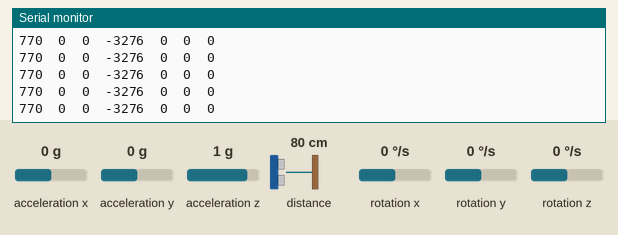
The sketch below on a simulated Arduino Uno, built with avr-gcc and run on an emulated ATmega328P. On the bench: the last lines printed to the serial monitor. The test bench sets the inputs (shaded band); at power-on: acceleration x 0 g, acceleration z 1 g, acceleration y 0 g, distance to the obstacle 80 cm, rotation x 0 °/s, rotation y 0 °/s, rotation z 0 °/s.

Above: at 2.2 s.
2.3 s: acceleration x set to -0.8 g
At 2.35 s:
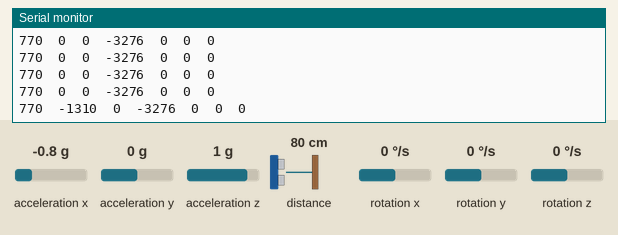
5.3 s: acceleration z set to -0.8 g
At 5.36 s:
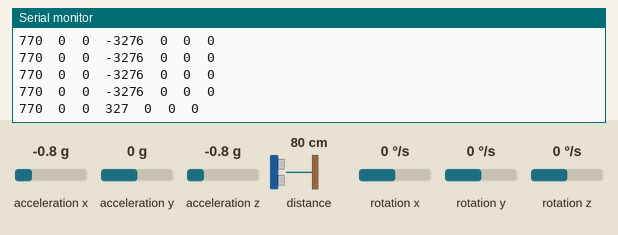
8.3 s: acceleration y set to -0.8 g
At 8.32 s:
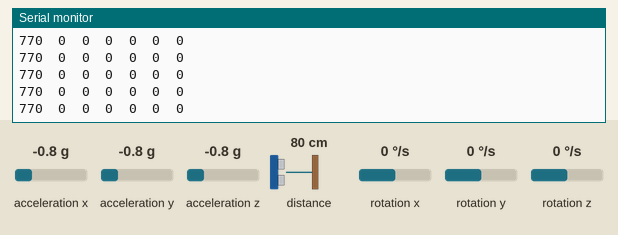
11.3 s: distance to the obstacle set to 2 cm
At 11.36 s:
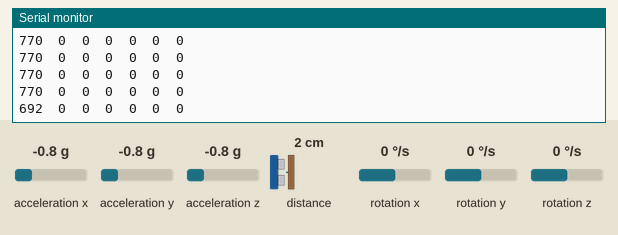
12.8 s: rotation x set to -192 °/s
At 12.82 s:
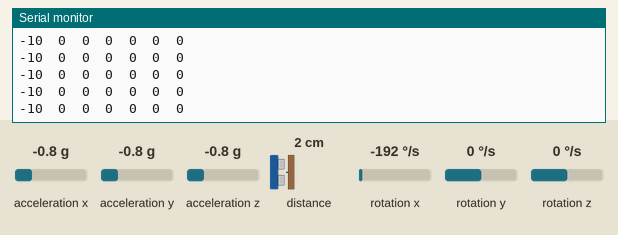
Timing chart, 0 to 15.3 s (numbered marks = the images above; inputs shaded):
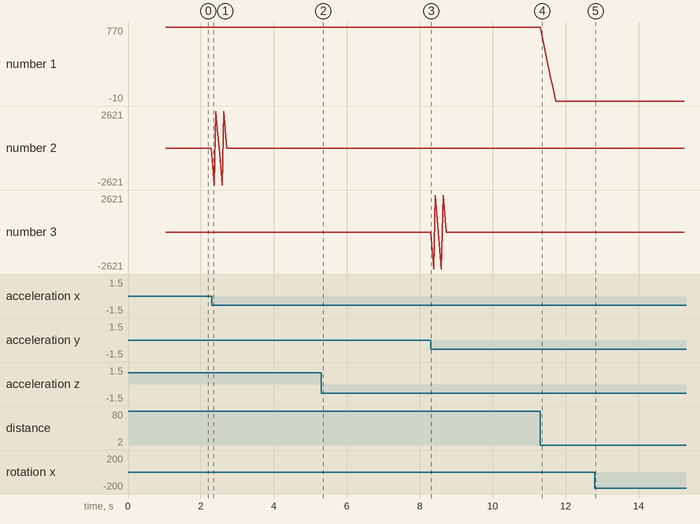

Measured:
- after the input at 2.3 s, the serial monitor: prints a new line at once (image 1)
- after the input at 5.3 s, the serial monitor: prints a new line at once (image 2)
- after the input at 11.3 s, the serial monitor: prints a new line at once (image 4)
- plotted number 1: 770 → -10 after the input at 11.3 s

The sketch:

laser_dist_gyro.ino
```cpp
#include <Wire.h>
#include <VL53L0X.h>
#include <MPU6050.h>
#include "Average.h"

VL53L0X sensor;
MPU6050 mpu;

int16_t angle_x, angle_y, angle_z;
int16_t gravity_x, gravity_y, gravity_z;

Average dist;
Average angleX;
Average angleY;
Average angleZ;
Average gravityX;
Average gravityY;
Average gravityZ;


void setup() {
  Wire.begin();
  Serial.begin(9600);

  sensor.setTimeout(50);
  if (!sensor.init())
  {
    Serial.println("Не удалось обнаружить и инициализировать датчик!");
    while (1) {}
  }

  mpu.initialize();
  // состояние соединения
  Serial.println(mpu.testConnection() ? "MPU6050 OK" : "MPU6050 FAIL");
  delay(1000);
}

void loop() {
  dist.add(sensor.readRangeSingleMillimeters() - 30);

  Serial.print(dist.getAverage());
  Serial.print('\t');
  if (sensor.timeoutOccurred()) {
    Serial.print(" ТАЙМАУТ");

    sensor.setTimeout(50);
    while (!sensor.init()) {
      Serial.println("Не удалось обнаружить и инициализировать датчик!");
    }
  }

  mpu.getMotion6(&angle_x, &angle_y, &angle_z, &gravity_x, &gravity_y, &gravity_z);
  angleX.add(angle_x);
  angleY.add(angle_y);
  angleZ.add(angle_z);
  gravityX.add(gravity_x);
  gravityY.add(gravity_y);
  gravityZ.add(gravity_z);

  Serial.print(angleX.getAverage()); Serial.print('\t');
  Serial.print(angleY.getAverage()); Serial.print('\t');
  Serial.print(angleZ.getAverage()); Serial.print('\t');
  Serial.print(gravityX.getAverage()); Serial.print('\t');
  Serial.print(gravityY.getAverage()); Serial.print('\t');
  Serial.print(gravityZ.getAverage());
  Serial.println();
  delay(5);
}
```

Average.h
```cpp
#pragma once

class Average {
  public:
    Average();
    void add(int value);
    void reset();
    int getAverage();

  private:
#define AVERAGE_ACC_COUNT 10
    int _acc[AVERAGE_ACC_COUNT];
    int _sum = 0;
    byte _accumulatedCount = 0;
};

Average::Average() {
  reset();
}

void Average::add(int value) {
  _sum -= _acc[0];
  _sum += value;

  if (_accumulatedCount < AVERAGE_ACC_COUNT) {
    _accumulatedCount++;
  }

  for (byte i = 1; i < AVERAGE_ACC_COUNT; i++) {
    _acc[i - 1] = _acc[i];
  }

  _acc[AVERAGE_ACC_COUNT - 1] = value;
}

void Average::reset() {
  _sum = 0;
  _accumulatedCount = 0;
  for (byte i = 0; i < AVERAGE_ACC_COUNT; i++) {
    _acc[i] = 0;
  }
}

int Average::getAverage() {
  if (_accumulatedCount == 0) {
    return 0;
  }

  int average = _sum / _accumulatedCount;
  return average;
}
```
